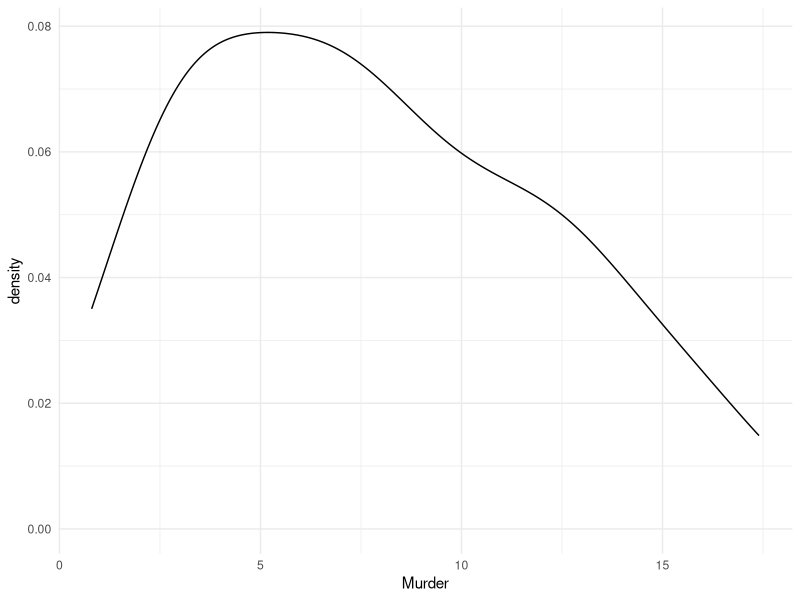

Write R code to recreate this figure. (Note: this script raises an error after producing the figure.)
# load packages
#library(knitr)
#library(markdown)
# library(rmarkdown)

setwd('/Users/stephen.gillespie/Documents/Army Memo/Example Multi-Memo/')
library(ggplot2)

# We'll produce a report for the governor of each state based on the standard data set 'USArrests'

myReport <- USArrests
myReport$State <- rownames(myReport)

p <- ggplot(myReport, aes(x = Murder)) + geom_density() + theme_minimal()
nationalMean <- mean(myReport$Murder)
# Produce a report for each state
# these reports are saved in output_dir with the name specified by output_file
for (i in 1:length(myReport$State)){
  stateData <- myReport[i,]
  rmarkdown::render("/Users/stephen.gillespie/Documents/Army Memo/Example Multi-Memo/ExampleMultiMemo.Rmd", 
                    output_format = 'word_document',
                    output_file = paste('MurderReport_', stateData$State, '_', Sys.Date(), '.docx', sep = ''),
                    output_dir = '/Users/stephen.gillespie/Documents/Army Memo/Example Multi-Memo/StateMemos', 
                    params = c(p, stateData, nationalMean)
  )
}
